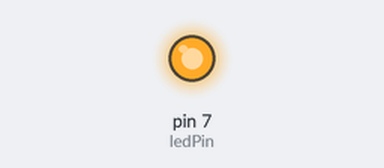
Recording of a sketch running on a simulated Arduino Uno, built with avr-gcc and run on an emulated ATmega328P. On the bench: output pins drawn as LEDs (lit = HIGH).

Above: at 1.0 s.
At 3.0 s:
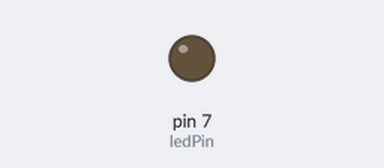
Timing chart, 0 to 5.2 s (numbered marks = the images above):
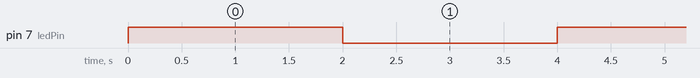

Measured:
- by itself, pin 7 (ledPin): alternates HIGH for 2.0 s and LOW for 2.0 s

The sketch:

answer_1.ino
```cpp
const int ledPin = 7; // the pin that the LED is attached to

void setup() {
  pinMode(ledPin, OUTPUT); // initialize the digital pin as an output
}

void loop() {
  digitalWrite(ledPin, HIGH); // turn the LED on (HIGH is the voltage level)
  delay(2000); // wait for 2 seconds
  digitalWrite(ledPin, LOW); // turn the LED off by making the voltage LOW
  delay(2000); // wait for 2 seconds
}
```
